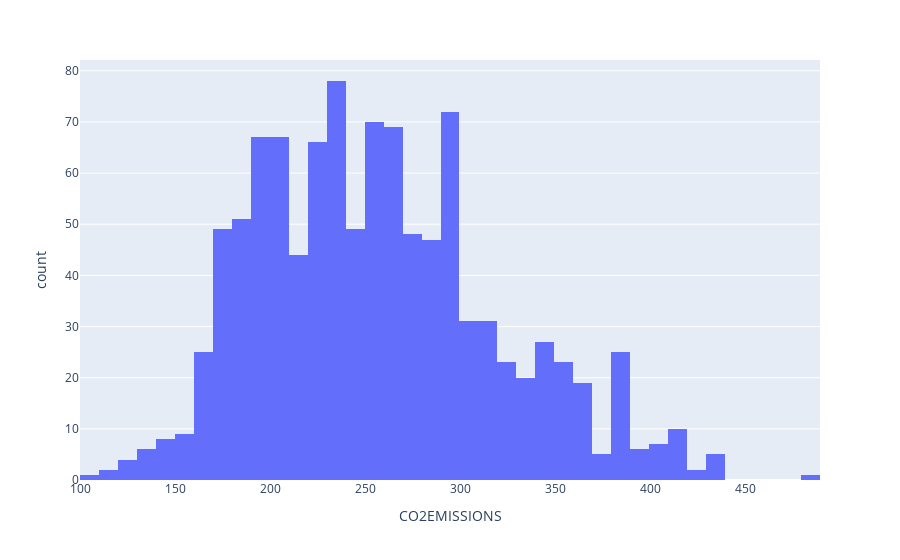

The code cell stored with this chart in its notebook:
### Code cell
# Another Histogram Plot
px.histogram(df,'CO2EMISSIONS')

### Figure 1 — Plotly figure (JSON) as saved in the notebook; plotly's stock layout.template omitted (floating-point values rounded to 4 significant figures; data arrays with more than 128 entries replaced by an {"elided": "..."} marker saying what was removed)
{"data": [{"alignmentgroup": "True", "bingroup": "x", "hovertemplate": "CO2EMISSIONS=%{x}<br>count=%{y}<extra></extra>", "legendgroup": "", "marker": {"color": "#636efa", "pattern": {"shape": ""}}, "name": "", "offsetgroup": "", "orientation": "v", "showlegend": false, "type": "histogram", "x": {"elided": "1067 int values"}, "xaxis": "x", "yaxis": "y"}], "layout": {"barmode": "relative", "legend": {"tracegroupgap": 0}, "margin": {"t": 60}, "xaxis": {"anchor": "y", "domain": [0, 1], "title": {"text": "CO2EMISSIONS"}}, "yaxis": {"anchor": "x", "domain": [0, 1], "title": {"text": "count"}}}}
